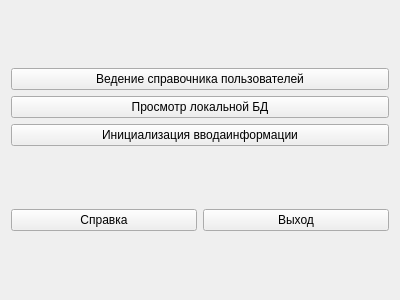
<?xml version="1.0" encoding="UTF-8"?>
<ui version="4.0">
 <class>Admin</class>
 <widget class="QWidget" name="Admin">
  <property name="geometry">
   <rect>
    <x>0</x>
    <y>0</y>
    <width>400</width>
    <height>300</height>
   </rect>
  </property>
  <property name="windowTitle">
   <string>Form</string>
  </property>
  <layout class="QGridLayout" name="gridLayout">
   <item row="0" column="0">
    <layout class="QVBoxLayout" name="verticalLayout">
     <item>
      <widget class="QPushButton" name="pushButton">
       <property name="text">
        <string>Ведение справочника пользователей</string>
       </property>
      </widget>
     </item>
     <item>
      <widget class="QPushButton" name="pushButton_2">
       <property name="text">
        <string>Просмотр локальной БД</string>
       </property>
      </widget>
     </item>
     <item>
      <widget class="QPushButton" name="pushButton_3">
       <property name="text">
        <string>Инициализация вводаинформации</string>
       </property>
      </widget>
     </item>
    </layout>
   </item>
   <item row="1" column="0">
    <layout class="QHBoxLayout" name="horizontalLayout">
     <item>
      <widget class="QPushButton" name="pushButton_4">
       <property name="text">
        <string>Справка</string>
       </property>
      </widget>
     </item>
     <item>
      <widget class="QPushButton" name="pushButton_5">
       <property name="text">
        <string>Выход</string>
       </property>
      </widget>
     </item>
    </layout>
   </item>
  </layout>
 </widget>
 <resources/>
 <connections/>
</ui>
